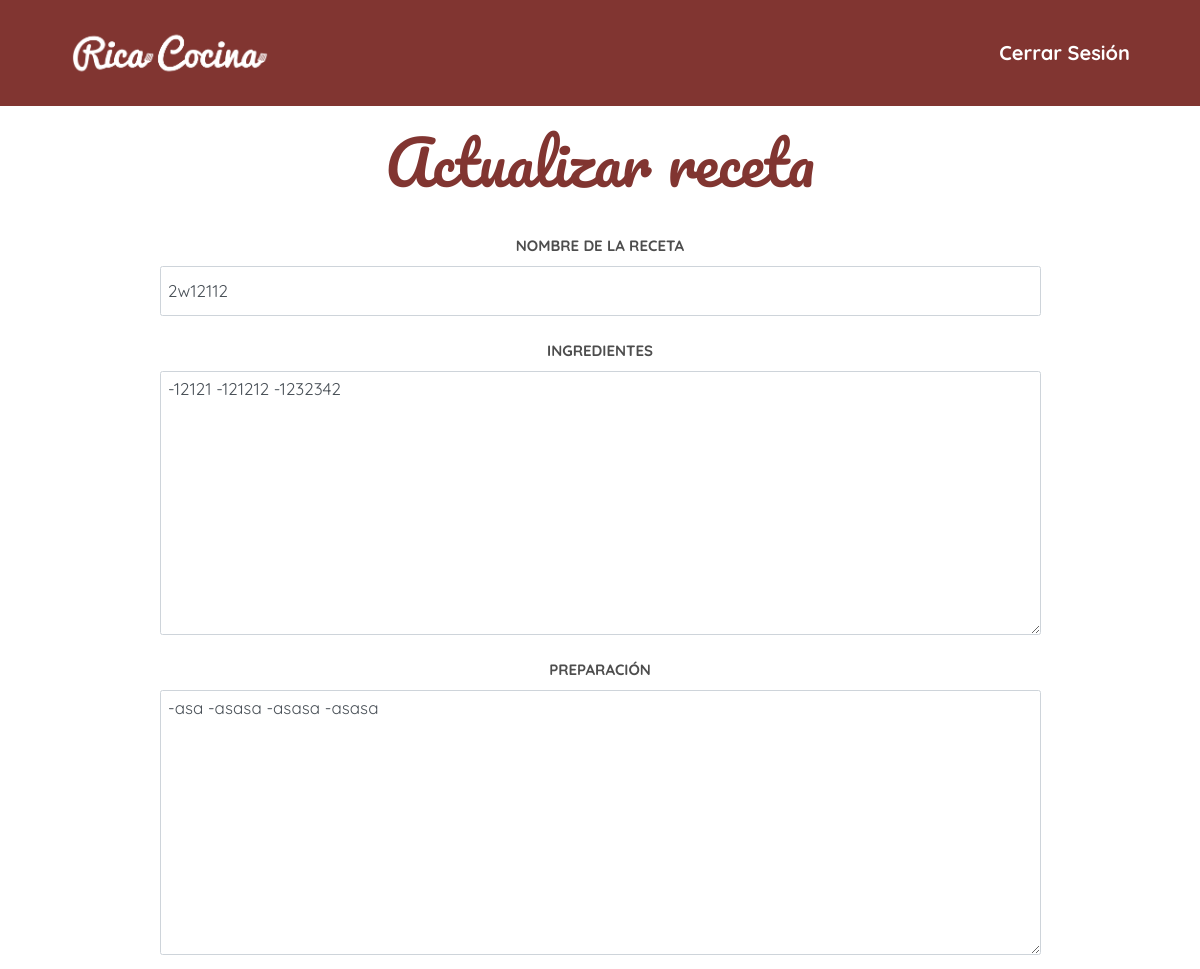
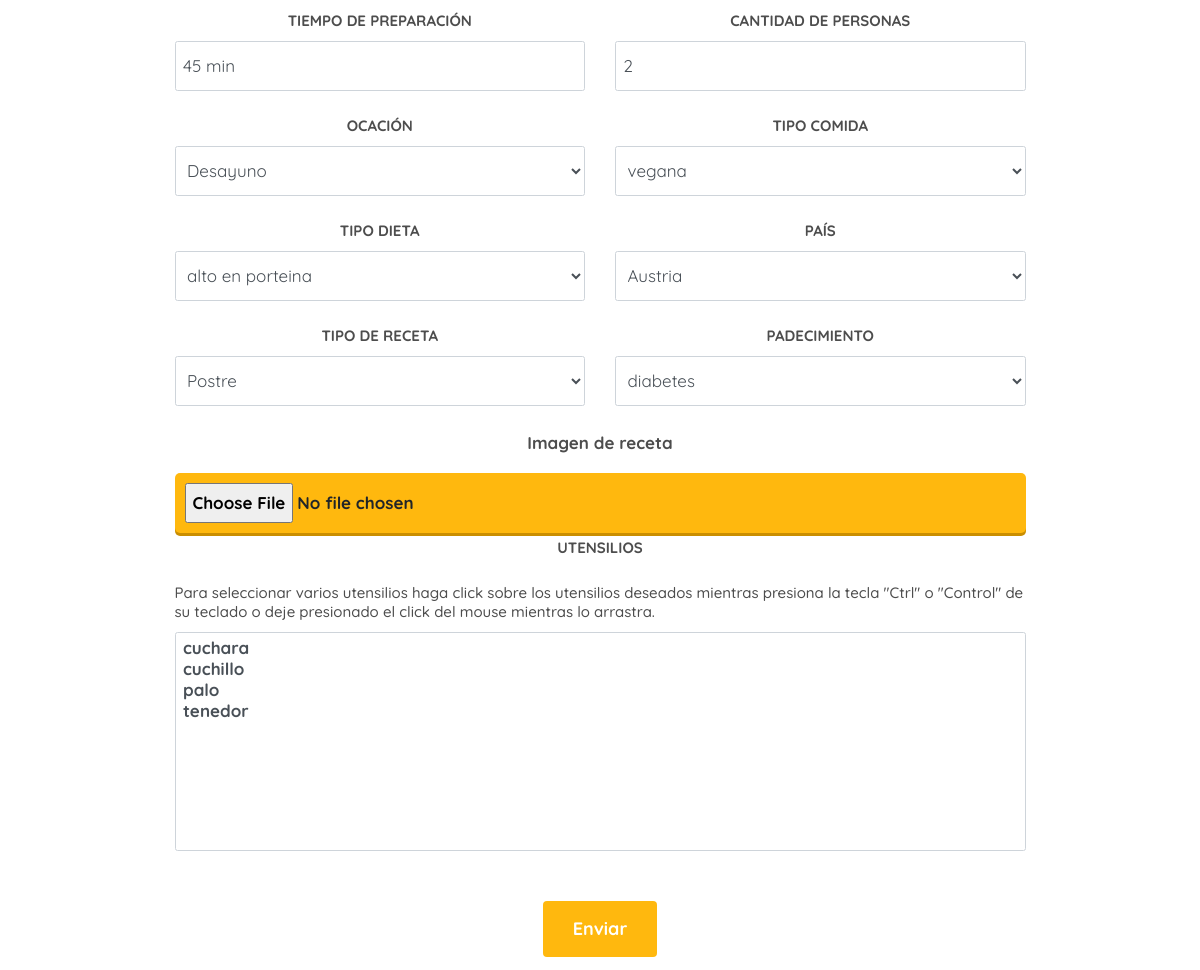
The app's page /vistas/ingreso/frm-actu-receta.php?recetaid=2 (signed in) with its own data (2 pictures, top to bottom).
### tables this page shows
CREATE TABLE `tblreceta` (
  `recetaid` int(11) NOT NULL,
  `titulo` varchar(45) NOT NULL,
  `imagen` longblob DEFAULT NULL,
  `ingrediente` varchar(1000) NOT NULL,
  `pasos` varchar(5000) NOT NULL,
  `cantidadpersonas` varchar(45) NOT NULL,
  `tiempopreparacion` varchar(45) NOT NULL,
  `ocacion` varchar(45) DEFAULT NULL,
  `tiporeceta` varchar(45) NOT NULL,
  `tipocomidaid` int(11) NOT NULL,
  `padecimientoid` int(11) NOT NULL,
  `tipodietaid` int(11) NOT NULL,
  `validar` varchar(45) NOT NULL,
  `usuarioid` int(11) NOT NULL,
  `paisid` int(11) NOT NULL,
  `votacionacomulada` int(11) DEFAULT NULL
);

### admin/conexion.php (called while the page is built, shortened)
<?php
$URL = "http://localhost/Rica-Cocina/";
?>

### vistas/ingreso/frm-actu-receta.php (the view, shortened to what this page needs)
<?php
    include('../../admin/conexion.php');
    $id=$_GET['recetaid'];
    $sel = $conn ->query("SELECT re.titulo as 'Nombre', re.imagen as 'Imagen', re.ingrediente as 'Ingredientes', re.pasos as 'Pasos', re.cantidadpersonas as '#personas', re.tiempopreparacion as 'Tiempo', re.ocacion as 'Ocasion', re.tiporeceta as 'Tipo Receta', tc.nombre as 'Tipo Comida', pad.nombre as 'Padecimiento', td.nombre as 'Tipo Dieta', re.validar as 'Validar', pa.nombre as 'Pais', re.votacionacomulada as 'Votacion', us.usuarioid as 'usuario' FROM tblreceta as re INNER JOIN tbltipocomida as tc ON re.tipocomidaid=tc.tipocomidaid INNER JOIN tbltipodieta as td ON re.tipodietaid=td.tipodietaid INNER JOIN tblusuario as us ON re.usuarioid = us.usuarioid INNER JOIN tblpais as pa ON re.paisid = pa.paisid INNER JOIN tblpadecimiento as pad ON re.padecimientoid = pad.padecimientoid where recetaid='$id'");
    $fila=$sel->fetch_array();
?>
<!DOCTYPE html>
<html lang="es">
<head>
    <link rel="stylesheet" href="https://stackpath.bootstrapcdn.com/bootstrap/4.5.2/css/bootstrap.min.css">
    <link rel="stylesheet" type="text/css" href="../../admin/css/styles1.css">
    <link rel="stylesheet" type="text/css" href="../../admin/css/style.css">
</head>
<body>
<header class="site-header" id="nav">
        <div class="container contenido-header">
            <nav class="navbar navbar-expand-lg navbar-light navegacion">
                <div class="col-sm-4">
                    <a class="navbar-brand" href="<?php echo $URL ?>">
                        <img src="<?php echo $URL ?>img/logo-rica-cociona3.png" class="logo" alt="Logotipo de Rica Cocina">
                    </a>
                </div>
                <div class="col-sm-8">
                    <div class="collapse navbar-collapse" id="navbarNavAltMarkup">
                        <div class="navbar-nav ml-auto">
                        <a href="<?php echo $URL ?>vistas/login/config/cerrar_sesion.php">Cerrar Sesión</a>
                        </div>
                    </div>
                </div>
            </nav>
        </div>
    </header>
    <main class="col-md-12">
        <div class="contenedor">
            <div class="row">
                <div class="container text-center">
                    <div>
                        <h1>Actualizar receta</h1>
                    </div>
                    <div class="card-body">
                        <form action="actualizar-receta.php" name="add_form" method="post" enctype="multipart/form-data">
                            <fieldset>
                                <label for="">Nombre de la receta</label>
                                <input type="text" class="form-control" placeholder="Ingrese el nombre de la receta" id="nomreceta" name="nomreceta" value="<?php echo $fila[0] ?>">
                                <label for="Ingredientes">Ingredientes</label>
                                <textarea name="ingrediente" id="ingrediente" cols="30" rows="10" class="form-control" placeholder="-ingrediente1 -ingrediente2 -ingrediente3 ..."><?php echo $fila[2] ?></textarea>
                                <label for="">Preparación</label>
                                <textarea name="preparacion" id="preparacion" cols="30" rows="10" class="form-control" placeholder="-1.Paso1 -2.Paso2 -3.Paso3 ..."><?php echo $fila[3] ?></textarea>
                                <div class="row">
                                    <div class="col">
                                        <label for="">Tiempo de preparación</label>
                                        <input type="text" name="tiempo" class="form-control" id="tiempo" value="<?php echo $fila[5] ?>">
                                    </div>
                                    <div class="col">
                                        <label for="">Cantidad de personas</label>
                                        <input class="form-control" type="number" min="1" max="30" id="cantidadpersona" name="cantidadpersona" value="<?php echo $fila[4] ?>">
                                    </div>
                                </div>
                                <div class="row">
                                    <div class="col">
                                        <label for="">Ocación</label>
                                        <select name="ocacion" id="ocacion" class="form-control">
                                            <?php
                                            if ($fila[6]=='desayuno'){
                                            ?>
                                            <option value="desayuno" selected>Desayuno</option>
                                            <?php
                                            }
                                            ?>
                                        </select>
                                    </div>
                                    <div class="col">
                                        <label for="">Tipo comida</label>
                                        <select name="tipocomida" id="tipocomida" class="form-control">
                                            <?php
                                             $sel = $conn ->query("SELECT * FROM tbltipocomida");
                      		                while ($row=$sel->fetch_array()) {
                                                if ($fila[8] == $row[1]){
                                            ?>
                                            <option value="<?php echo $row[0] ?>" selected> <?php echo $row[1] ?></option>
                                            <?php
                                            }else{
                                            ?>
                                            <option value="<?php echo $row[0] ?>"> <?php echo $row[1] ?></option>
                                            <?php
                                            }
                                            }
                                            ?>
                                        </select>
                                    </div>
                                </div>
                                <div class="row">
                                    <div class="col">
                                        <label for="">Tipo dieta</label>
                                        <select name="tipodieta" id="tipodieta" class="form-control">
                                            <?php
                                             $sel = $conn ->query("SELECT * FROM tbltipodieta");
                                             while ($row=$sel->fetch_array()) {
                                                if ($fila[10] == $row[1]){
                                            ?>
                                            <option value="<?php echo $row[0] ?>" selected> <?php echo $row[1] ?></option>
                                            <?php
                                            }else{
                                            ?>
                                            <option value="<?php echo $row[0] ?>"> <?php echo $row[1] ?></option>
                                            <?php
                                            }
                                            }
                                            ?>
                                        </select>
                                    </div>
                                    <div class="col">
                                        <label for="">País</label>
                                        <select name="pais" id="pais" class="form-control">
                                            <?php
                                             $sel = $conn ->query("SELECT * FROM tblpais");
                                             while ($row=$sel->fetch_array()) {
                                                if ($fila[12] == $row[1]){
                                            ?>
                                            <option value="<?php echo $row[0] ?>" selected> <?php echo $row[1] ?></option>
                                            <?php
                                            }else{
                                            ?>
                                            <option value="<?php echo $row[0] ?>"> <?php echo $row[1] ?></option>
                                            <?php
                                            }
                                            }
                                            ?>
                                        </select>
                                    </div>
                                </div>
                                <div class="row">
                                    <div class="col">
                                        <label for="">Tipo de receta</label>
                                        <select name="tiporeceta" id="tiporeceta" class="form-control">
                                            <?php
                                            if ($fila[7]=='Plato'){
                                            ?>
                                            <option value="Plato" selected>Plato</option>
                                            <option value="Postre">Postre</option>
                                            <option value="Bebida">Bebida</option>
                                            <option value="Snack">Snack</option>
                                            <?php
                                            }else{
                                                if ($fila[7]=='Postre'){
                                            ?>
                                            <option value="Postre" selected>Postre</option>
                                            <?php
                                            }
                                            }
                                            ?>
                                        </select>
                                    </div>
                                    <div class="col">
                                        <label for="">Padecimiento</label>
                                        <select name="padecimiento" id="padecimiento" class="form-control">
                                            <?php
                                             $sel = $conn ->query("SELECT * FROM tblpadecimiento");
                                            while ($row=$sel->fetch_array()) {
                                                if ($fila[9] == $row[1]){
                                            ?>
                                            <option value="<?php echo $row[0] ?>" selected> <?php echo $row[1] ?></option>
                                            <?php
                                            }else{
                                            ?>
                                            <option value="<?php echo $row[0] ?>"> <?php echo $row[1] ?></option>
                                            <?php
                                            }
                                            }
                                            ?>
                                        </select>
                                    </div>
                                </div>
                                <div id="div_file" class="col">
                                    <p id="texto"> Imagen de receta</p>
                                    <input type="file" name="imagen" id="btn_enviar">
                                </div>
                                <div class="col">
                                    <label for="">Utensilios</label>
                                    <h5 class="cond-cont">Para seleccionar varios utensilios haga click sobre los utensilios deseados mientras presiona la tecla "Ctrl" o "Control" de su teclado o deje presionado el click del mouse mientras lo arrastra.
                                    </h5>
                                    <select multiple="yes" size="10" name="utensilios[]" id="utensilios" class="form-control">
                                        <?php
                                        $array = [];
                                        print_r($array);
                                        $sel = $conn ->query("SELECT * FROM tblutensilios");
                                        $switch = false;
                                        while ($row=$sel->fetch_array()) {
                                            if($switch){
                                                echo "<option value=".$row[0]." selected>".$row[1]."</option>";
                                            }else{
                                                echo "<option value=".$row[0].">".$row[1]."</option>";
                                            }
                                            $switch = false;
                                        }?>
                                    </select>
                                </div>
                            </fieldset>
                            <input type="button" value="Enviar" class="boton boton-amarillo">
                        </form>
                    </div>
                </div>
            </div>
        </div>
    </main>
</body>
</html>

### admin/css/styles1.css (style rules this page uses)
html { font-size: 62.5%; }
* { margin: 0; padding: 0; max-width: 100%; font-family: 'Quicksand', sans-serif; font-weight: 700; }
.row { margin: 0; }
h1, h2, h3 { font-family: 'Pacifico', cursive; }
.cond-cont { line-height: 1.3; }
.contenedor { max-width: 120rem; margin: 0 auto; display: block; justify-content: center; }
.contenedor h1 { color: #813531; font-size: 6rem; margin-bottom: 2rem; margin-top: 2rem; }
.contenido-header { height: 100%; display: flex; flex-direction: column; justify-content: space-between; }
.logo { width: 20rem; margin: 2rem 0; }
.navegacion a { color: white; text-decoration: none; font-size: 2rem; }
#nav { background-color: #813531; }

### admin/css/style.css (style rules this page uses)
html { box-sizing: border-box; font-size: 62.5%; }
* { max-width: 100%; }
header img { width: 20rem; margin: 2rem; margin-left: 0; }
body { font-family: 'Quicksand', sans-serif; font-size: 1.7rem; line-height: 2; }
label { font-weight: 700; font-size: 1.5rem; text-transform: uppercase; display: block; color: #4d4d4d; }
.form-control { margin-bottom: 2rem; height: 3.4rem; font-size: 1.7rem; height: 5rem; }
h1 { font-family: 'Pacifico', cursive; color: #813531; font-size: 4rem; margin-bottom: 2rem; margin-top: 2rem; }
h4, h5 { margin-bottom: 1rem; margin-top: 2rem; text-align: left; font-family: 'Quicksand', sans-serif; color: #4d4d4d; font-size: 1.5rem; }
#nav { background-color: #813531; }
.boton { color: #ffffff; font-weight: 700; text-decoration: none; font-size: 1.8rem; padding: 1rem 3rem; margin-top: 3rem; display: inline-block; text-align: center; border: none; border-radius: .4rem; }
.boton-amarillo { background-color: #ffb80e; }
.contenedor { max-width: 80%; }
textarea { height: 10rem; }
p#texto { text-align: center; font-family: 'Quicksand', sans-serif; color: #4d4d4d; font-size: 1.7rem; }
input#btn_enviar { position: relative; padding: 10px; margin-top: 3px; height: 100%; width: 100%; background-color: #ffb80e; -webkit-border-radius: 5px; -webkit-box-shadow: 0px 3px 0px #ca8e00; }

### records on screen
tblreceta: nomreceta "2w12112", ingrediente "-12121 -121212 -1232342", preparacion "-asa -asasa -asasa -asasa", tiempo "45 min", cantidadpersona "2", ocacion "Desayuno", tiporeceta "Postre"

### other values on screen
form field tipocomida "vegana"
form field tipodieta "alto en porteina"
form field pais "Austria"
form field padecimiento "diabetes"
